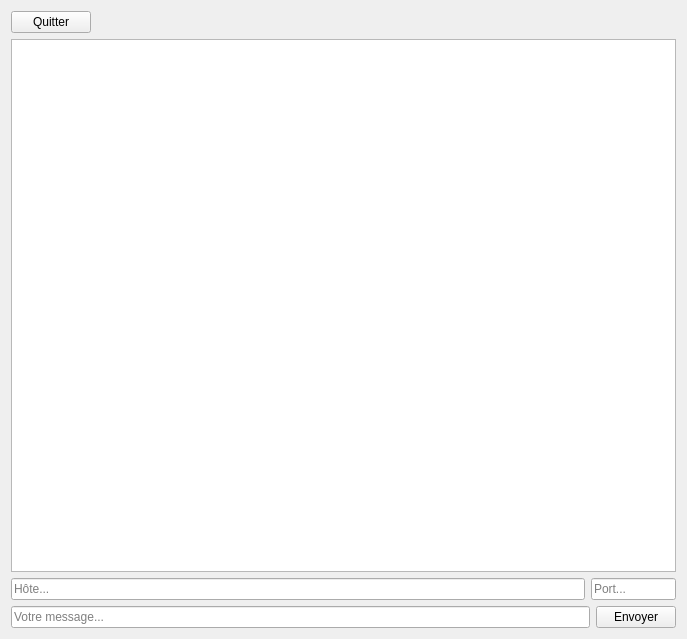
<?xml version="1.0" encoding="UTF-8"?>
<ui version="4.0">
 <class>ChatDialog</class>
 <widget class="QWidget" name="ChatDialog">
  <property name="geometry">
   <rect>
    <x>0</x>
    <y>0</y>
    <width>687</width>
    <height>639</height>
   </rect>
  </property>
  <property name="windowTitle">
   <string>Form</string>
  </property>
  <layout class="QVBoxLayout" name="verticalLayout">
   <item>
    <layout class="QHBoxLayout" name="horizontalLayout">
     <item>
      <widget class="QPushButton" name="_quitter">
       <property name="text">
        <string>Quitter</string>
       </property>
      </widget>
     </item>
     <item>
      <spacer name="horizontalSpacer">
       <property name="orientation">
        <enum>Qt::Horizontal</enum>
       </property>
       <property name="sizeHint" stdset="0">
        <size>
         <width>40</width>
         <height>20</height>
        </size>
       </property>
      </spacer>
     </item>
    </layout>
   </item>
   <item>
    <widget class="QTextEdit" name="_messages"/>
   </item>
   <item>
    <layout class="QHBoxLayout" name="horizontalLayout_10">
     <property name="topMargin">
      <number>0</number>
     </property>
     <item>
      <widget class="QLineEdit" name="_hote">
       <property name="text">
        <string/>
       </property>
       <property name="placeholderText">
        <string>Hôte...</string>
       </property>
      </widget>
     </item>
     <item>
      <widget class="QLineEdit" name="_port">
       <property name="maximumSize">
        <size>
         <width>85</width>
         <height>16777215</height>
        </size>
       </property>
       <property name="placeholderText">
        <string>Port...</string>
       </property>
      </widget>
     </item>
    </layout>
   </item>
   <item>
    <layout class="QHBoxLayout" name="horizontalLayout_11">
     <property name="topMargin">
      <number>0</number>
     </property>
     <item>
      <widget class="QLineEdit" name="_message">
       <property name="placeholderText">
        <string>Votre message...</string>
       </property>
      </widget>
     </item>
     <item>
      <widget class="QPushButton" name="_envoyer">
       <property name="maximumSize">
        <size>
         <width>85</width>
         <height>16777215</height>
        </size>
       </property>
       <property name="text">
        <string>Envoyer</string>
       </property>
      </widget>
     </item>
    </layout>
   </item>
  </layout>
 </widget>
 <resources/>
 <connections>
  <connection>
   <sender>_quitter</sender>
   <signal>clicked()</signal>
   <receiver>ChatDialog</receiver>
   <slot>close()</slot>
   <hints>
    <hint type="sourcelabel">
     <x>49</x>
     <y>22</y>
    </hint>
    <hint type="destinationlabel">
     <x>343</x>
     <y>319</y>
    </hint>
   </hints>
  </connection>
 </connections>
</ui>
